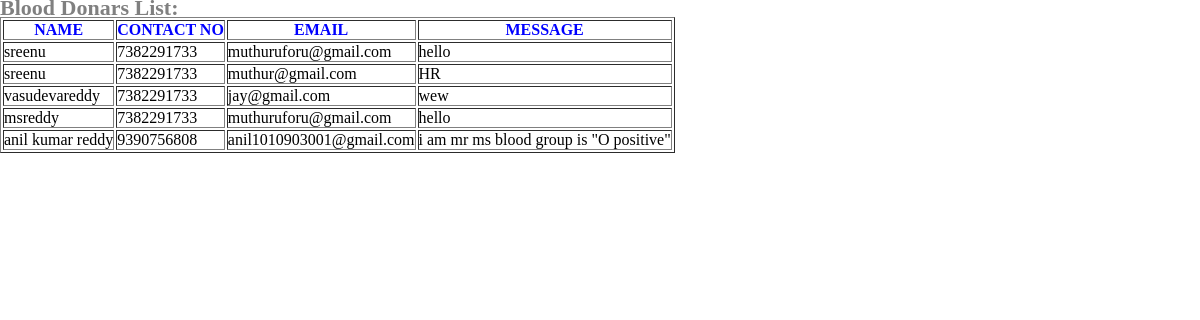
Page /vw_member.php on the committed database.
### tables this page shows
CREATE TABLE `member_reg` (
  `uname` varchar(15) NOT NULL,
  `pass` varchar(10) NOT NULL,
  `name` varchar(20) NOT NULL,
  `mob_num` varchar(12) NOT NULL,
  `e_mail` varchar(40) NOT NULL,
  `msg` varchar(100) NOT NULL,
  PRIMARY KEY (`uname`)
);

### vw_member.php (the view)
<link href="Style.css" rel="stylesheet" type="text/css" />
<?php
include('dbconnect.php');
?><div id="apDiv10">
<h1 style="color:grey">Blood Donars List:</h1>
 <table border="1px">
<tr><th style="color:blue; text-transform:uppercase;">Name</th>
<th style="color:blue; text-transform:uppercase">Contact No</th>
<th style="color:blue; text-transform:uppercase">Email</th>
<th style="color:blue; text-transform:uppercase">Message</th>
</tr>
<?php
$val="Select *from member_reg";
$result = mysqli_query($conn, $val);
if(mysqli_num_rows($result)>0){
while($row = $result->fetch_object()){
?>
<tr>
<td><?php echo $row->name; ?></td>
<td><?php echo $row->mob_num; ?></td>
<td><?php echo $row->e_mail; ?></td>
<td><?php echo $row->msg; ?></td>
</tr>
<?php
}
}
?>
</table>
</div>

### Style.css (style rules this page uses)
* { margin:0px; padding:0px; }

### rows in the picture
member_reg: name "sreenu", mob_num "7382291733", e_mail "muthuruforu@gmail.com", msg "hello"
member_reg: name "sreenu", mob_num "7382291733", e_mail "muthur@gmail.com", msg "HR"
member_reg: name "vasudevareddy", mob_num "7382291733", e_mail "jay@gmail.com", msg "wew"
member_reg: name "msreddy", mob_num "7382291733", e_mail "muthuruforu@gmail.com", msg "hello"
member_reg: name "anil kumar reddy", mob_num "9390756808", e_mail "anil1010903001@gmail.com", msg "i am mr ms blood group is \"O positive\""
